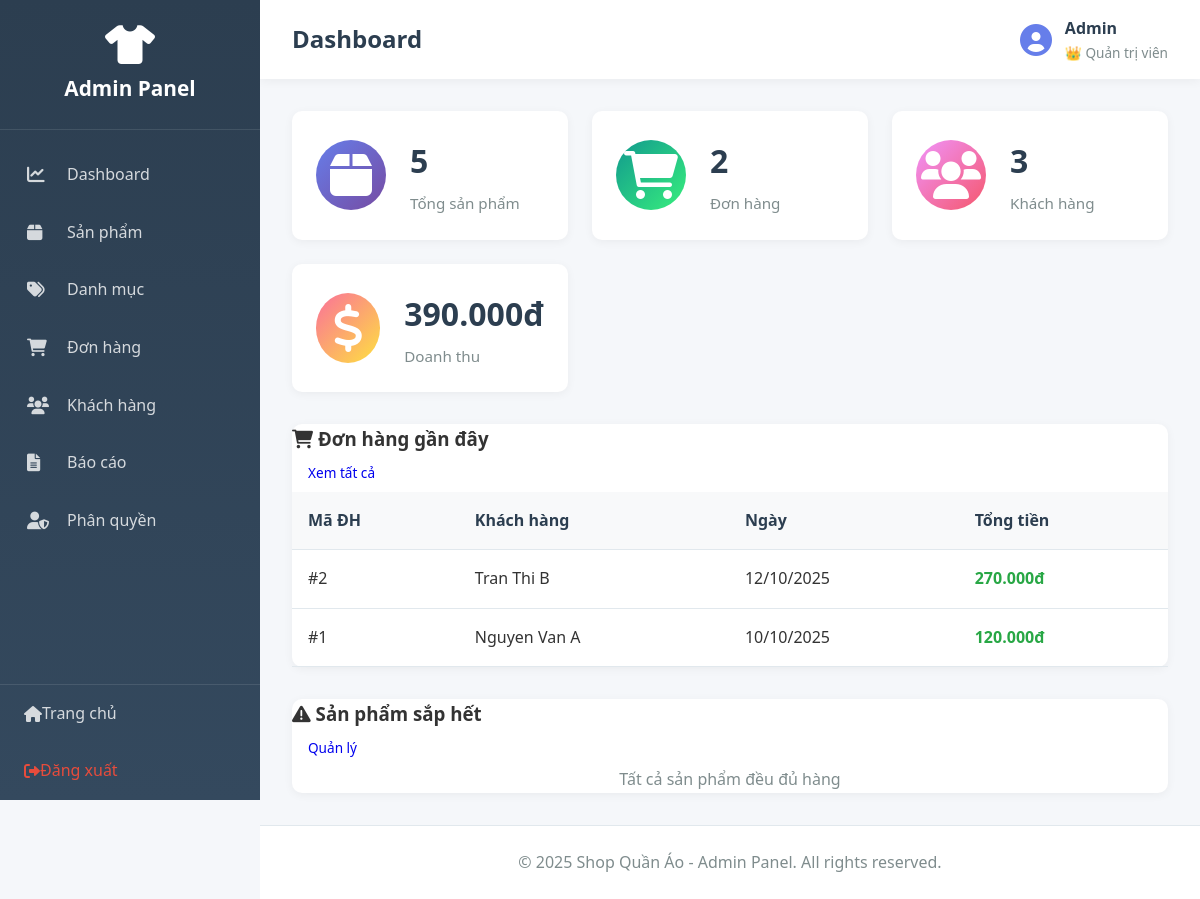
Screenshot of /admin/index.php?action=dashboard (signed in) with the database file from the repository.
### tables this page shows
CREATE TABLE `nhanvien` (
  `MaNV` int(11) NOT NULL,
  `HoTen` varchar(100) DEFAULT NULL,
  `TenDangNhap` varchar(50) DEFAULT NULL,
  `MatKhau` varchar(255) DEFAULT NULL,
  `Email` varchar(100) DEFAULT NULL,
  `SoDienThoai` varchar(15) DEFAULT NULL,
  `MaVaiTro` int(11) DEFAULT NULL,
  `TrangThai` varchar(20) DEFAULT 'active'
);

CREATE TABLE `vaitro` (
  `MaVaiTro` int(11) NOT NULL,
  `TenVaiTro` varchar(50) DEFAULT NULL,
  `QuyenHan` enum('ToanQuyen','NhapXuat','XemBanHang') DEFAULT NULL
);

CREATE TABLE `hoadon` (
  `MaHD` int(11) NOT NULL,
  `NgayLap` date DEFAULT NULL,
  `TongTien` decimal(10,2) DEFAULT NULL,
  `HinhThucThanhToan` varchar(50) DEFAULT NULL,
  `MaKH` int(11) DEFAULT NULL,
  `TenKH` varchar(100) DEFAULT NULL,
  `SoDienThoai` varchar(15) DEFAULT NULL,
  `DiaChi` text DEFAULT NULL,
  `MaNV` int(11) DEFAULT NULL,
  `GhiChu` text DEFAULT NULL,
  `TrangThai` varchar(50) DEFAULT 'Đang xử lý'
);

### app/controllers/AdminController.php (called while the page is built, shortened)
<?php
require_once __DIR__ . '/../../core/Controller.php';
class AdminController extends Controller {
    private $adminModel;
    public function __construct() {
        $this->adminModel = $this->model('Admin');
    }
    public function dashboard() {
        $stats = $this->adminModel->getDashboardStats();
        $data = [
            'page_title' => 'Dashboard',
            'stats' => $stats
        ];
        $this->view('admin/dashboard', $data);
    }
}
?>

### core/Model.php (called while the page is built, shortened)
<?php
class Model {
    protected $db;
    public function __construct() {
        $this->db = $this->connectDB();
    }
    private function connectDB() {
        $conn = new mysqli(DB_HOST, DB_USER, DB_PASS, DB_NAME);
        $conn->set_charset("utf8mb4");
        return $conn;
    }
    public function query($sql) {
        return $this->db->query($sql);
    }
}
?>

### app/models/Admin.php (called while the page is built, shortened)
<?php
require_once __DIR__ . '/../../core/Model.php';
class Admin extends Model {
    public function isLoggedIn() {
        return isset($_SESSION['admin_id']) && isset($_SESSION['admin_role']);
    }
    public function getCurrentAdmin() {
        $adminId = intval($_SESSION['admin_id']);
        $sql = "SELECT nv.*, vt.TenVaiTro, vt.QuyenHan
                FROM nhanvien nv
                LEFT JOIN vaitro vt ON nv.MaVaiTro = vt.MaVaiTro
                WHERE nv.MaNV = {$adminId}";
        $result = $this->query($sql);
        if ($result && $result->num_rows > 0) {
            return $result->fetch_assoc();
        }
        return null;
    }
    public function getDashboardStats() {
        $stats = [];
        $result = $this->query("SELECT COUNT(*) as total FROM sanpham");
        $stats['total_products'] = $result->fetch_assoc()['total'];
        $result = $this->query("SELECT COUNT(*) as total FROM hoadon");
        $stats['total_orders'] = $result->fetch_assoc()['total'];
        $result = $this->query("SELECT COUNT(*) as total FROM khachhang");
        $stats['total_customers'] = $result->fetch_assoc()['total'];
        $result = $this->query("SELECT SUM(TongTien) as total FROM hoadon");
        $row = $result->fetch_assoc();
        $stats['total_revenue'] = $row['total'] ?? 0;
        $result = $this->query("SELECT * FROM hoadon
                                ORDER BY NgayLap DESC
                                LIMIT 5");
        $stats['recent_orders'] = $result->fetch_all(MYSQLI_ASSOC);
        $result = $this->query("SELECT sp.TenSP, bt.KichThuoc, bt.MauSac, bt.TonKho, sp.MaSP
                                FROM sanpham_bienthe bt
                                LEFT JOIN sanpham sp ON bt.MaSP = sp.MaSP
                                WHERE bt.TonKho < 10 AND bt.TonKho > 0
                                ORDER BY bt.TonKho ASC
                                LIMIT 5");
        $stats['low_stock'] = $result->fetch_all(MYSQLI_ASSOC);
        return $stats;
    }
}
?>

### app/views/admin/dashboard.php (the view)
<?php require_once __DIR__ . '/../layouts/admin_header.php'; ?>
<div class="dashboard">
    <div class="stats-grid">
        <div class="stat-card stat-primary">
            <div class="stat-icon">
                <i class="fas fa-box fa-3x"></i>
            </div>
            <div class="stat-info">
                <h3><?php echo number_format($stats['total_products']); ?></h3>
                <p>Tổng sản phẩm</p>
            </div>
        </div>
        <div class="stat-card stat-success">
            <div class="stat-icon">
                <i class="fas fa-shopping-cart fa-3x"></i>
            </div>
            <div class="stat-info">
                <h3><?php echo number_format($stats['total_orders']); ?></h3>
                <p>Đơn hàng</p>
            </div>
        </div>
        <div class="stat-card stat-warning">
            <div class="stat-icon">
                <i class="fas fa-users fa-3x"></i>
            </div>
            <div class="stat-info">
                <h3><?php echo number_format($stats['total_customers']); ?></h3>
                <p>Khách hàng</p>
            </div>
        </div>
        <div class="stat-card stat-danger">
            <div class="stat-icon">
                <i class="fas fa-dollar-sign fa-3x"></i>
            </div>
            <div class="stat-info">
                <h3><?php echo number_format($stats['total_revenue'], 0, ',', '.'); ?>đ</h3>
                <p>Doanh thu</p>
            </div>
        </div>
    </div>
    <div class="dashboard-grid">
        <div class="dashboard-card">
            <div class="card-header">
                <h3><i class="fas fa-shopping-cart"></i> Đơn hàng gần đây</h3>
                <a href="index.php?action=orders" class="btn btn-sm">Xem tất cả</a>
            </div>
            <div class="card-body">
                <?php if (!empty($stats['recent_orders'])): ?>
                <table class="data-table">
                    <thead>
                        <tr>
                            <th>Mã ĐH</th>
                            <th>Khách hàng</th>
                            <th>Ngày</th>
                            <th>Tổng tiền</th>
                        </tr>
                    </thead>
                    <tbody>
                        <?php foreach ($stats['recent_orders'] as $order): ?>
                        <tr>
                            <td>#<?php echo $order['MaHD']; ?></td>
                            <td><?php echo htmlspecialchars($order['TenKH']); ?></td>
                            <td><?php echo date('d/m/Y', strtotime($order['NgayLap'])); ?></td>
                            <td class="text-success">
                                <strong><?php echo number_format($order['TongTien'], 0, ',', '.'); ?>đ</strong>
                            </td>
                        </tr>
                        <?php endforeach; ?>
                    </tbody>
                </table>
                <?php else: ?>
                <p class="text-center text-muted">Chưa có đơn hàng nào</p>
                <?php endif; ?>
            </div>
        </div>
        <div class="dashboard-card">
            <div class="card-header">
                <h3><i class="fas fa-exclamation-triangle"></i> Sản phẩm sắp hết</h3>
                <a href="index.php?action=products" class="btn btn-sm">Quản lý</a>
            </div>
            <div class="card-body">
                <?php if (!empty($stats['low_stock'])): ?>
                <table class="data-table">
                    <thead>
                        <tr>
                            <th>Sản phẩm</th>
                            <th>Biến thể</th>
                            <th>Tồn kho</th>
                        </tr>
                    </thead>
                    <tbody>
                        <?php foreach ($stats['low_stock'] as $item): ?>
                        <tr>
                            <td><?php echo htmlspecialchars($item['TenSP']); ?></td>
                            <td>
                                <small>Size <?php echo $item['KichThuoc']; ?> - <?php echo $item['MauSac']; ?></small>
                            </td>
                            <td>
                                <span class="badge badge-warning">
                                    <?php echo $item['TonKho']; ?>
                                </span>
                            </td>
                        </tr>
                        <?php endforeach; ?>
                    </tbody>
                </table>
                <?php else: ?>
                <p class="text-center text-muted">Tất cả sản phẩm đều đủ hàng</p>
                <?php endif; ?>
            </div>
        </div>
    </div>
</div>
<?php require_once __DIR__ . '/../layouts/admin_footer.php'; ?>

### app/views/layouts/admin_header.php (shortened to what this page needs)
<!DOCTYPE html>
<html lang="vi">
<head>
    <link rel="stylesheet" href="../public/css/admin.css">
    <link rel="stylesheet" href="https://cdnjs.cloudflare.com/ajax/libs/font-awesome/6.0.0/css/all.min.css">
</head>
<body class="admin-panel">
    <?php
    require_once __DIR__ . '/../../models/Admin.php';
    $adminModel = new Admin();
    $currentAdmin = $adminModel->getCurrentAdmin();
    ?>
    <aside class="admin-sidebar">
        <div class="sidebar-header">
            <i class="fas fa-tshirt"></i>
            <h2>Admin Panel</h2>
        </div>
        <nav class="sidebar-nav">
            <a href="index.php?action=dashboard" class="nav-item">
                <i class="fas fa-chart-line"></i>
                <span>Dashboard</span>
            </a>
            <a href="index.php?action=products" class="nav-item">
                <i class="fas fa-box"></i>
                <span>Sản phẩm</span>
            </a>
            <a href="index.php?action=categories" class="nav-item">
                <i class="fas fa-tags"></i>
                <span>Danh mục</span>
            </a>
            <a href="index.php?action=orders" class="nav-item">
                <i class="fas fa-shopping-cart"></i>
                <span>Đơn hàng</span>
            </a>
            <a href="index.php?action=customers" class="nav-item">
                <i class="fas fa-users"></i>
                <span>Khách hàng</span>
            </a>
            <a href="index.php?action=reports" class="nav-item">
                <i class="fas fa-file-alt"></i>
                <span>Báo cáo</span>
            </a>
            <?php if (isset($_SESSION['admin_permission']) && $_SESSION['admin_permission'] == 'ToanQuyen'): ?>
            <a href="index.php?action=users" class="nav-item">
                <i class="fas fa-user-shield"></i>
                <span>Phân quyền</span>
            </a>
            <?php endif; ?>
        </nav>
        <div class="sidebar-footer">
            <a href="../public/index.php" class="nav-item">
                <i class="fas fa-home"></i>
                <span>Trang chủ</span>
            </a>
            <a href="index.php?action=logout" class="nav-item logout">
                <i class="fas fa-sign-out-alt"></i>
                <span>Đăng xuất</span>
            </a>
        </div>
    </aside>
    <div class="admin-main">
        <header class="admin-topbar">
            <div class="topbar-left">
                <h1><?php echo $page_title ?? 'Admin Panel'; ?></h1>
            </div>
            <div class="topbar-right">
                <div class="admin-info">
                    <i class="fas fa-user-circle fa-2x"></i>
                    <div>
                        <strong><?php echo $currentAdmin['HoTen'] ?? 'Admin'; ?></strong>
                        <small>
                            <?php
                            $roleName = $currentAdmin['TenVaiTro'] ?? $_SESSION['admin_role'] ?? 'Nhân viên';
                            $permission = $currentAdmin['QuyenHan'] ?? $_SESSION['admin_permission'] ?? '';
                            $roleIcons = [
                                'ToanQuyen' => '👑',
                                'NhapXuat' => '📦',
                                'XemBanHang' => '👤'
                            ];
                            echo ($roleIcons[$permission] ?? '👤') . ' ' . htmlspecialchars($roleName);
                            ?>
                        </small>
                    </div>
                </div>
            </div>
        </header>
        <main class="admin-content">

### public/css/admin.css (style rules this page uses)
* { margin: 0; padding: 0; box-sizing: border-box; }
body { font-family: 'Segoe UI', Tahoma, Geneva, Verdana, sans-serif; line-height: 1.6; color: #333; background-color: #f5f7fa; }
.admin-panel { display: flex; min-height: 100vh; }
.admin-sidebar { width: 260px; background: linear-gradient(180deg, #2c3e50 0%, #34495e 100%); color: white; position: fixed; height: 100vh; overflow-y: auto; z-index: 1000; }
.sidebar-header { padding: 1.5rem; text-align: center; border-bottom: 1px solid rgba(255,255,255,0.1); }
.sidebar-header i { font-size: 2.5rem; margin-bottom: 0.5rem; }
.sidebar-header h2 { font-size: 1.3rem; margin: 0; }
.sidebar-nav { padding: 1rem 0; }
.sidebar-nav .nav-item { display: flex; align-items: center; padding: 1rem 1.5rem; color: rgba(255,255,255,0.8); text-decoration: none; transition: all 0.3s; border-left: 3px solid transparent; }
.sidebar-nav .nav-item i { width: 24px; margin-right: 1rem; font-size: 1.1rem; }
.sidebar-footer { position: absolute; bottom: 0; width: 100%; border-top: 1px solid rgba(255,255,255,0.1); }
.sidebar-footer .nav-item { display: flex; align-items: center; padding: 1rem 1.5rem; color: rgba(255,255,255,0.8); text-decoration: none; transition: all 0.3s; }
.sidebar-footer .nav-item.logout { color: #e74c3c; }
.admin-main { margin-left: 260px; flex: 1; display: flex; flex-direction: column; min-height: 100vh; }
.admin-topbar { background: white; padding: 1rem 2rem; box-shadow: 0 2px 10px rgba(0,0,0,0.05); display: flex; justify-content: space-between; align-items: center; }
.topbar-left h1 { font-size: 1.5rem; color: #2c3e50; margin: 0; }
.topbar-right { display: flex; align-items: center; gap: 1.5rem; }
.admin-info { display: flex; align-items: center; gap: 0.8rem; }
.admin-info i { color: #667eea; }
.admin-info strong { display: block; color: #2c3e50; }
.admin-info small { display: block; color: #7f8c8d; font-size: 0.85rem; }
.admin-content { flex: 1; padding: 2rem; }
.stats-grid { display: grid; grid-template-columns: repeat(auto-fit, minmax(250px, 1fr)); gap: 1.5rem; margin-bottom: 2rem; }
.stat-card { background: white; border-radius: 10px; padding: 1.5rem; display: flex; align-items: center; gap: 1.5rem; box-shadow: 0 2px 10px rgba(0,0,0,0.05); transition: transform 0.3s; }
.stat-icon { width: 70px; height: 70px; border-radius: 50%; display: flex; align-items: center; justify-content: center; }
.stat-primary .stat-icon { background: linear-gradient(135deg, #667eea 0%, #764ba2 100%); color: white; }
.stat-success .stat-icon { background: linear-gradient(135deg, #11998e 0%, #38ef7d 100%); color: white; }
.stat-warning .stat-icon { background: linear-gradient(135deg, #f093fb 0%, #f5576c 100%); color: white; }
.stat-danger .stat-icon { background: linear-gradient(135deg, #fa709a 0%, #fee140 100%); color: white; }
.stat-info h3 { font-size: 2rem; margin: 0 0 0.3rem 0; color: #2c3e50; }
.stat-info p { margin: 0; color: #7f8c8d; font-size: 0.95rem; }
.dashboard-grid { display: grid; grid-template-columns: repeat(auto-fit, minmax(500px, 1fr)); gap: 2rem; }
.dashboard-card { background: white; border-radius: 10px; box-shadow: 0 2px 10px rgba(0,0,0,0.05); }
.data-table { width: 100%; border-collapse: collapse; }
.data-table thead { background: #f8f9fa; }
.data-table th, .data-table td { padding: 1rem; text-align: left; border-bottom: 1px solid #e1e8ed; }
.data-table th { font-weight: 600; color: #2c3e50; }
.btn { display: inline-flex; align-items: center; gap: 0.5rem; padding: 0.7rem 1.3rem; border: none; border-radius: 8px; font-size: 0.95rem; font-weight: 500; cursor: pointer; text-decoration: none; transition: all 0.3s; }
.btn-sm { padding: 0.5rem 1rem; font-size: 0.85rem; }
.text-center { text-align: center; }
.text-muted { color: #7f8c8d; }
.text-success { color: #28a745 !important; }

### rows the page displays
nhanvien: HoTen "Admin", MaVaiTro.QuyenHan "👑", MaVaiTro.TenVaiTro "Quản trị viên"
hoadon: MaHD "2", TenKH "Tran Thi B", NgayLap "12/10/2025", TongTien "270.000"
hoadon: MaHD "1", TenKH "Nguyen Van A", NgayLap "10/10/2025", TongTien "120.000"

### other values shown
$page_title "Dashboard"
$stats['total_products'] "5"
$stats['total_orders'] "2"
$stats['total_customers'] "3"
$stats['total_revenue'] "390.000"
